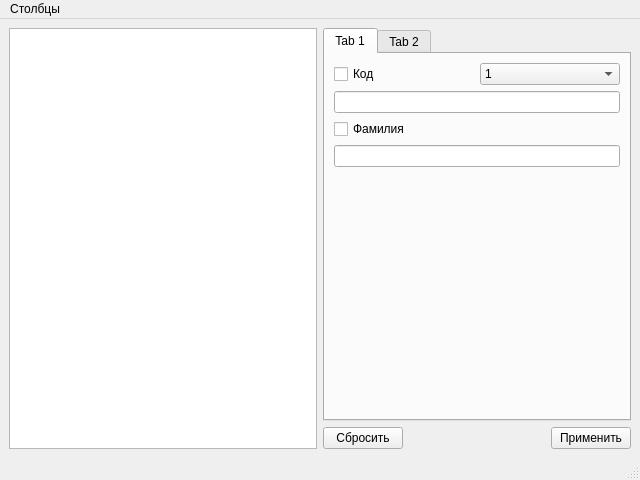
<?xml version="1.0" encoding="UTF-8"?>
<ui version="4.0">
 <class>Search_window</class>
 <widget class="QMainWindow" name="Search_window">
  <property name="geometry">
   <rect>
    <x>0</x>
    <y>0</y>
    <width>640</width>
    <height>480</height>
   </rect>
  </property>
  <property name="windowTitle">
   <string>MainWindow</string>
  </property>
  <widget class="QWidget" name="centralwidget">
   <layout class="QGridLayout" name="gridLayout">
    <item row="0" column="0">
     <layout class="QGridLayout" name="gridLayout_2">
      <item row="0" column="2">
       <widget class="QTabWidget" name="tabWidget">
        <property name="currentIndex">
         <number>0</number>
        </property>
        <widget class="QWidget" name="tab_3">
         <attribute name="title">
          <string>Tab 1</string>
         </attribute>
         <layout class="QGridLayout" name="gridLayout_3">
          <item row="1" column="0">
           <layout class="QGridLayout" name="id_layout">
            <item row="0" column="0">
             <widget class="QCheckBox" name="id_checkBox">
              <property name="text">
               <string>Код</string>
              </property>
             </widget>
            </item>
            <item row="0" column="1">
             <widget class="QComboBox" name="id_selecter">
              <item>
               <property name="text">
                <string>1</string>
               </property>
              </item>
              <item>
               <property name="text">
                <string>2</string>
               </property>
              </item>
             </widget>
            </item>
            <item row="1" column="0" colspan="2">
             <widget class="QLineEdit" name="id_edit"/>
            </item>
           </layout>
          </item>
          <item row="3" column="0">
           <spacer name="verticalSpacer">
            <property name="orientation">
             <enum>Qt::Vertical</enum>
            </property>
            <property name="sizeHint" stdset="0">
             <size>
              <width>20</width>
              <height>40</height>
             </size>
            </property>
           </spacer>
          </item>
          <item row="2" column="0">
           <layout class="QVBoxLayout" name="lastName_layout">
            <item>
             <widget class="QCheckBox" name="lastName_check">
              <property name="text">
               <string>Фамилия</string>
              </property>
             </widget>
            </item>
            <item>
             <widget class="QLineEdit" name="lastName_edit"/>
            </item>
           </layout>
          </item>
         </layout>
        </widget>
        <widget class="QWidget" name="tab_4">
         <attribute name="title">
          <string>Tab 2</string>
         </attribute>
        </widget>
       </widget>
      </item>
      <item row="0" column="0" rowspan="2">
       <widget class="QTableWidget" name="tableWidget"/>
      </item>
      <item row="1" column="2">
       <layout class="QHBoxLayout" name="horizontalLayout_5">
        <item>
         <widget class="QPushButton" name="pushButton_2">
          <property name="text">
           <string>Сбросить</string>
          </property>
         </widget>
        </item>
        <item>
         <spacer name="horizontalSpacer">
          <property name="orientation">
           <enum>Qt::Horizontal</enum>
          </property>
          <property name="sizeHint" stdset="0">
           <size>
            <width>40</width>
            <height>20</height>
           </size>
          </property>
         </spacer>
        </item>
        <item>
         <widget class="QPushButton" name="pushButton_3">
          <property name="text">
           <string>Применить</string>
          </property>
         </widget>
        </item>
       </layout>
      </item>
     </layout>
    </item>
   </layout>
  </widget>
  <widget class="QMenuBar" name="menubar">
   <property name="geometry">
    <rect>
     <x>0</x>
     <y>0</y>
     <width>640</width>
     <height>21</height>
    </rect>
   </property>
   <widget class="QMenu" name="menu">
    <property name="title">
     <string>Столбцы</string>
    </property>
    <widget class="QMenu" name="menu_2">
     <property name="title">
      <string>Пациент</string>
     </property>
     <addaction name="separator"/>
     <addaction name="action_6"/>
     <addaction name="action_3"/>
     <addaction name="action_4"/>
     <addaction name="action_5"/>
     <addaction name="action_7"/>
     <addaction name="action_8"/>
     <addaction name="action_9"/>
     <addaction name="action_10"/>
    </widget>
    <widget class="QMenu" name="menu_3">
     <property name="title">
      <string>Адрес</string>
     </property>
     <addaction name="action_12"/>
     <addaction name="action_13"/>
     <addaction name="action_14"/>
     <addaction name="action_15"/>
     <addaction name="action_16"/>
    </widget>
    <addaction name="menu_2"/>
    <addaction name="menu_3"/>
   </widget>
   <addaction name="menu"/>
  </widget>
  <widget class="QStatusBar" name="statusbar">
   <property name="enabled">
    <bool>true</bool>
   </property>
  </widget>
  <action name="action_3">
   <property name="checkable">
    <bool>true</bool>
   </property>
   <property name="text">
    <string>Фамилия</string>
   </property>
  </action>
  <action name="action_4">
   <property name="checkable">
    <bool>true</bool>
   </property>
   <property name="text">
    <string>Имя</string>
   </property>
  </action>
  <action name="action_5">
   <property name="checkable">
    <bool>true</bool>
   </property>
   <property name="enabled">
    <bool>true</bool>
   </property>
   <property name="text">
    <string>Отчество</string>
   </property>
   <property name="menuRole">
    <enum>QAction::TextHeuristicRole</enum>
   </property>
  </action>
  <action name="action_6">
   <property name="text">
    <string>Ид</string>
   </property>
  </action>
  <action name="action_7">
   <property name="text">
    <string>Дата рождения</string>
   </property>
  </action>
  <action name="action_8">
   <property name="text">
    <string>Пол</string>
   </property>
  </action>
  <action name="action_9">
   <property name="text">
    <string>Снилс</string>
   </property>
  </action>
  <action name="action_10">
   <property name="text">
    <string>Группа крови</string>
   </property>
  </action>
  <action name="action_12">
   <property name="text">
    <string>Тип</string>
   </property>
  </action>
  <action name="action_13">
   <property name="text">
    <string>Номер квартиры</string>
   </property>
  </action>
  <action name="action_14">
   <property name="text">
    <string>Номер дома</string>
   </property>
  </action>
  <action name="action_15">
   <property name="text">
    <string>Улица</string>
   </property>
  </action>
  <action name="action_16">
   <property name="text">
    <string>Город</string>
   </property>
  </action>
  <action name="action_17">
   <property name="text">
    <string>Пол</string>
   </property>
  </action>
 </widget>
 <resources/>
 <connections/>
</ui>
